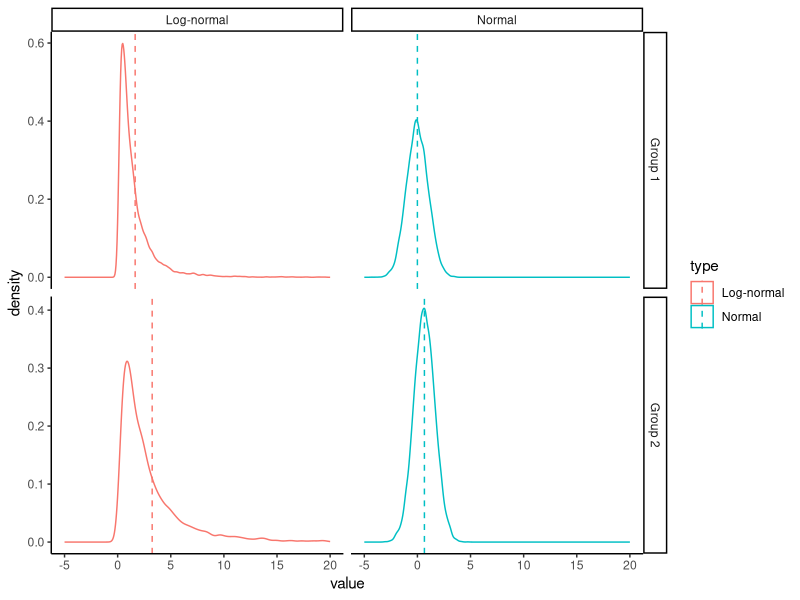
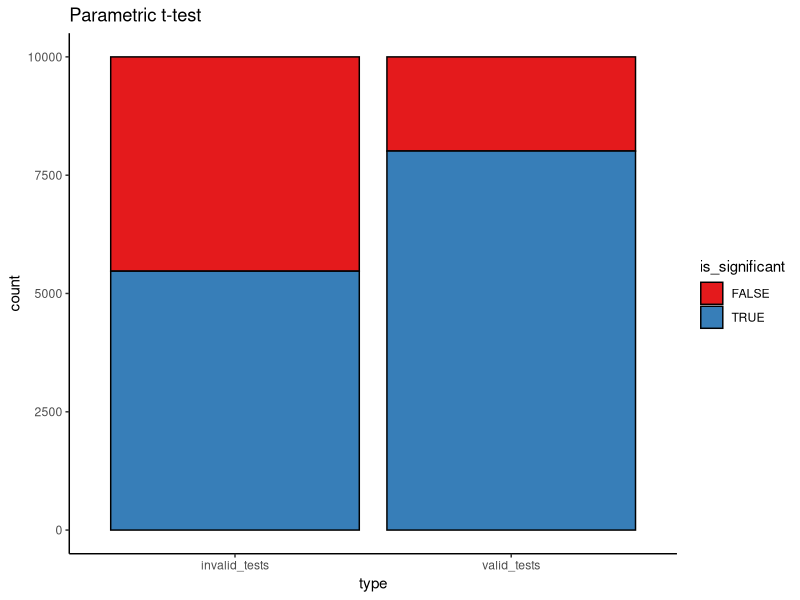
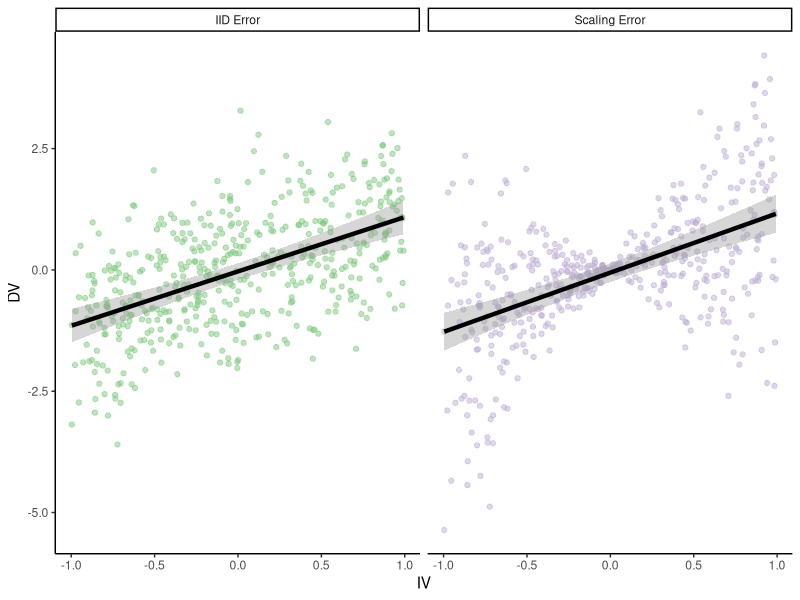
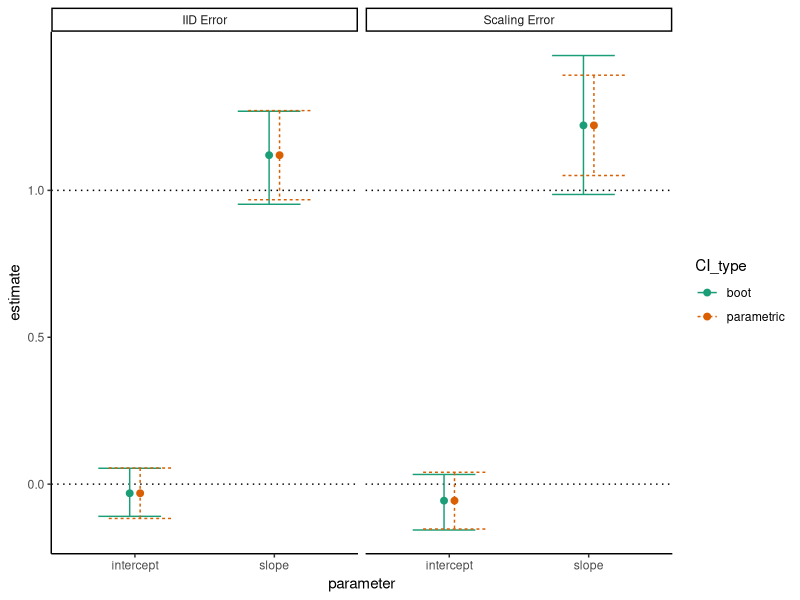
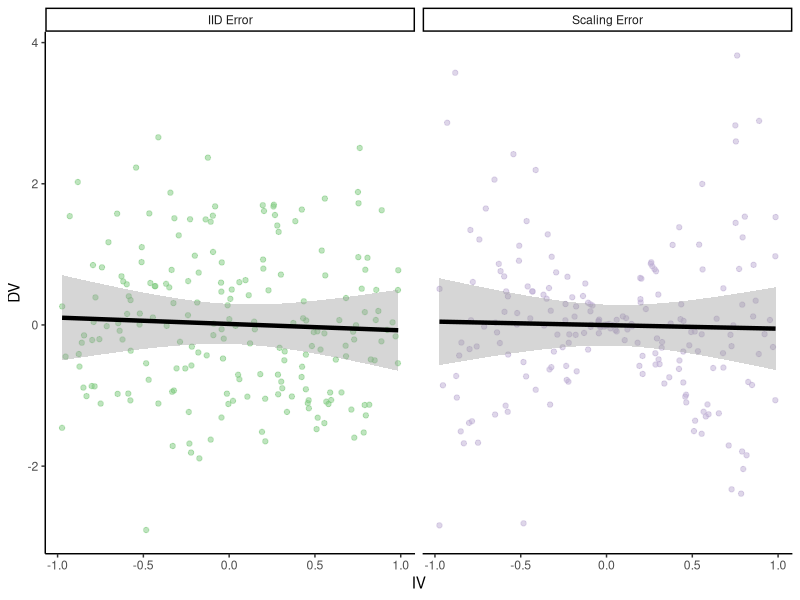
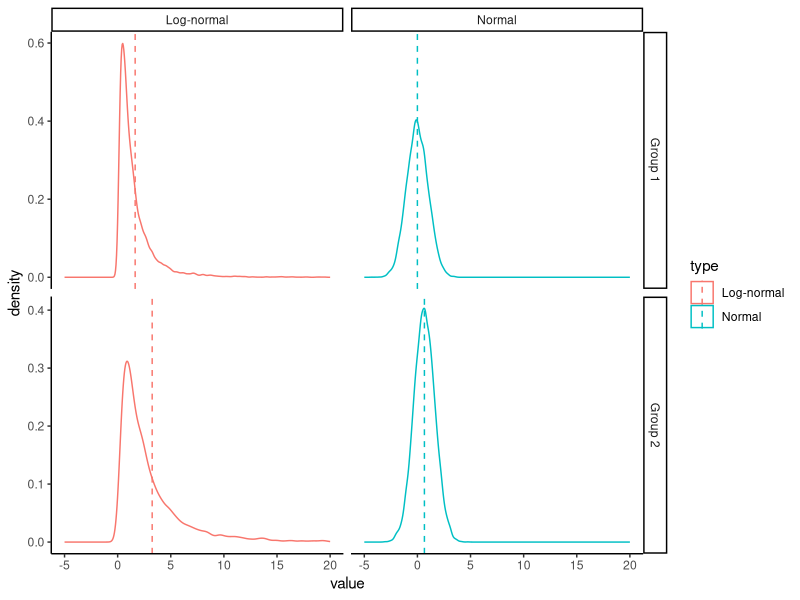
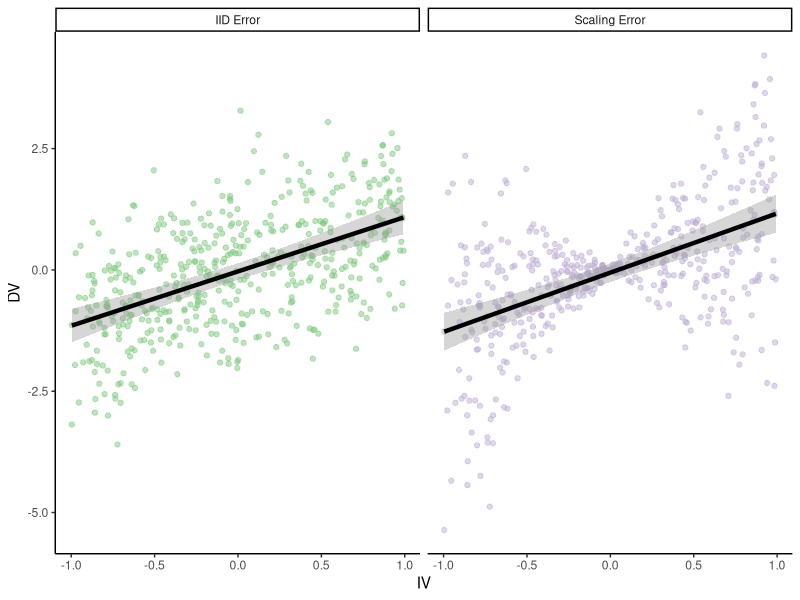
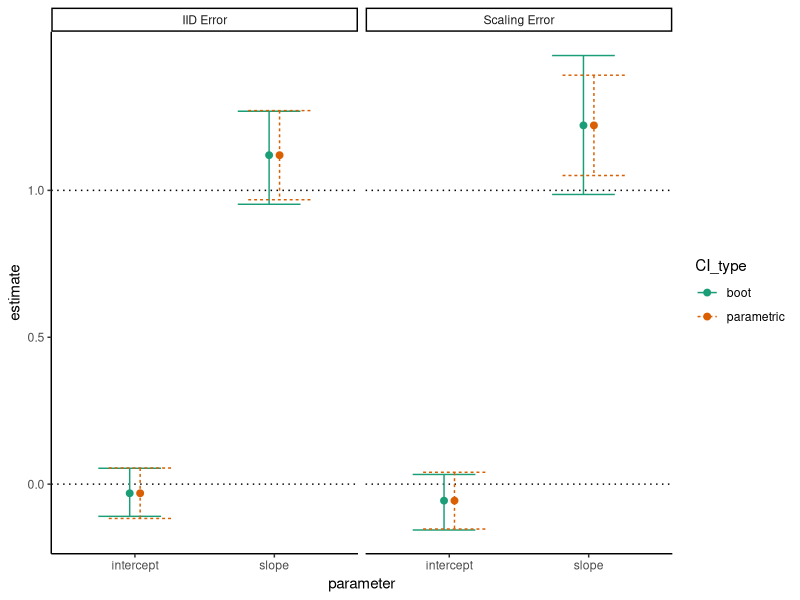

Source code (R) for these figures, in order: (Note: a time limit stopped this script after it produced the figures.)
## ---- chunk 1
library(tidyverse)
library(boot)
## ---- chunk 2
theme_set(theme_classic())
## ---- chunk 3
parametric_plotting_data = data.frame(group = rep(rep(c("Group 1", "Group 2"), each=10000), 2),
                                      type = rep(c("Normal", "Log-normal"), each=20000),
                                      value = c(rnorm(10000, 0, 1),  # normal 1
                                                rnorm(10000, 0.66, 1),  # normal 2
                                                exp(rnorm(10000, 0, 1)),  # Non-normal 1
                                                exp(rnorm(10000, 0.66, 1))))  # Non-normal 2

## ---- chunk 4
ggplot(parametric_plotting_data, aes(x=value, color=type)) +
  geom_density() +
  geom_vline(data=parametric_plotting_data %>%
               group_by(group, type) %>%
               summarize(mean_value = mean(value), sd_value = sd(value)),
             aes(xintercept=mean_value, color=type), linetype=2) +
  xlim(-5, 20) +
  facet_grid(group ~ type, scales="free")
## ---- chunk 5
ggsave("figures/log_normal_dists.png", width=5, height=4)
## ---- chunk 6
gen_data_and_test = function(num_observations_per) {
x = rnorm(num_observations_per, 0, 1.1)
y = rnorm(num_observations_per, 1, 1.1)

pnormal = t.test(x, y)$p.value

# what if the data are log-normally distributed?
x = exp(rnorm(num_observations_per, 0, 1.1))
y = exp(rnorm(num_observations_per, 1, 1.1))

pnotnormal = t.test(x, y)$p.value 
return(c(pnormal, pnotnormal))
}

parametric_issues_demo = function(num_tests, num_observations_per) {
  replicate(num_tests, gen_data_and_test(num_observations_per))
}
## ---- chunk 7
set.seed(0) # ensures we get the same results each time we run it

num_tests = 10000 # how many datasets to generate/tests to run
num_observations_per = 20 # how many obsservations in each dataset

parametric_issues_results = parametric_issues_demo(num_tests=num_tests, 
                                                   num_observations_per=num_observations_per)




parametric_issues_d = data.frame(valid_tests = parametric_issues_results[1,],
                                 invalid_tests = parametric_issues_results[2,],
                                 iteration=1:num_tests) %>%
  gather(type, p_value, contains("tests")) %>%
  mutate(is_significant = p_value < 0.05)

# Number significant results with normally distributed data
sum(parametric_issues_results[1,] < 0.05)

# number of significant results with log-normally distributed data
sum(parametric_issues_results[2,] < 0.05)
## ---- chunk 8
ggplot(parametric_issues_d, aes(x=type, fill=is_significant)) +
  geom_bar(stat="count", color="black") +
  scale_fill_brewer(palette="Set1") +
  labs(title="Parametric t-test")
## ---- chunk 9
boot_mean_diff_test = function(x, y) {
  boot_iterate = function(x, y) {
    x_samp = sample(x, 
                    length(x), 
                    replace=T)
    y_samp = sample(y, 
                    length(y), 
                    replace=T)
    mean_diff = mean(y_samp) - mean(x_samp)
    return(mean_diff)
  }
  boots = replicate(100, boot_iterate(x, y))
  quants = quantile(boots, probs=c(0.025, 0.925))
  return(sign(quants[1]) == sign(quants[2]))

}
## ---- chunk 10
gen_data_and_boot_test = function(num_observations_per) {
x = rnorm(num_observations_per, 0, 1.1)
y = rnorm(num_observations_per, 1, 1.1)

pnormal = boot_mean_diff_test(x, y)

# what if the data are log-normally distributed?
x = exp(rnorm(num_observations_per, 0, 1.1))
y = exp(rnorm(num_observations_per, 1, 1.1))

pnotnormal = boot_mean_diff_test(x, y)
return(c(pnormal, pnotnormal))
}

boot_results = replicate(num_tests, gen_data_and_boot_test(num_observations_per))
sum(boot_results[1,])
sum(boot_results[2,])
## ---- chunk 11
num_points = 500
true_intercept = 0
true_slope = 1.
set.seed(0)
parametric_ci_data = data.frame(IV = rep(runif(num_points,  -1, 1), 2),
                                type = rep(c("IID Error", "Scaling Error"), each=num_points),
                                error = rep(rnorm(num_points, 0, 1), 2)) %>%
  mutate(DV = ifelse(
    type == "IID Error",
    true_slope*IV + error,
    true_slope*IV + 2*abs(IV)*error)) # error increases proportional to distance from 0 on the IV

## ---- chunk 12
ggplot(parametric_ci_data,
       aes(x=IV, y=DV, color=type)) +
  geom_point(alpha=0.5) +
  geom_smooth(method="lm", se=T, color="black", 
              size=1.5, level=0.9999) + # inflating the confidence bands a bit
                                       # to show their distribution is similar
  scale_color_brewer(palette="Accent") +
  facet_wrap(~type) +
  guides(color=F)
## ---- chunk 13
ggsave("figures/error_dist_non_null.png", width=5, height=3)
## ---- chunk 14
summary(lm(DV ~ IV, parametric_ci_data %>% filter(type=="IID Error")))
summary(lm(DV ~ IV, parametric_ci_data %>% filter(type=="Scaling Error")))
## ---- chunk 15
ex2_lm_bootstrap_CIs = function(data, R=1000) {
  lm_results = summary(lm(DV ~ IV, data=data))$coefficients
  bootstrap_coefficients = function(data, indices) {
    linear_model = lm(DV ~ IV, 
                      data=data[indices,]) # will select a bootstrap sample of the data
    return(linear_model$coefficients)
  }

  boot_results = boot(data=data,
                      statistic=bootstrap_coefficients,
                      R=R)
  boot_intercept_CI = boot.ci(boot_results, index=1, type="bca")
  boot_slope_CI = boot.ci(boot_results, index=2, type="bca")
  return(data.frame(intercept_estimate=lm_results[1, 1],
                    intercept_SE=lm_results[1,2],
                    slope_estimate=lm_results[2, 1],
                    slope_SE=lm_results[2,2],
                    intercept_boot_CI_low=boot_intercept_CI$bca[4],
                    intercept_boot_CI_hi=boot_intercept_CI$bca[5],
                    slope_boot_CI_low=boot_slope_CI$bca[4],
                    slope_boot_CI_hi=boot_slope_CI$bca[5]))
}
## ---- chunk 16
set.seed(0) # for bootstraps
coefficient_CI_data = parametric_ci_data %>%
  group_by(type) %>%
  do(ex2_lm_bootstrap_CIs(.)) %>%
  ungroup() 
## ---- chunk 17
coefficient_CI_data = coefficient_CI_data %>%
  gather(variable, value, -type) %>%
  separate(variable, c("parameter", "measurement"), extra="merge") %>%
  spread(measurement, value) %>%
  mutate(parametric_CI_low=estimate-1.96*SE,
         parametric_CI_hi=estimate+1.96*SE) %>%
  gather(CI_type, value, contains("CI")) %>%
  separate(CI_type, c("CI_type", "high_or_low"), extra="merge") %>%
  spread(high_or_low, value)
## ---- chunk 18
ggplot(data=coefficient_CI_data, aes(x=parameter, color=CI_type, y=estimate, ymin=CI_low, ymax=CI_hi, linetype=CI_type)) +
  geom_hline(data=data.frame(parameter=c("intercept", "slope"),
                             estimate=c(true_intercept, true_slope)), 
             mapping=aes(yintercept=estimate),
             linetype=3) +
  geom_point(size=2, position=position_dodge(width=0.15)) +
  geom_errorbar(position=position_dodge(width=0.15)) +
  facet_grid(~type) + 
  scale_y_continuous(breaks=c(0, 0.5, 1)) +
  scale_color_brewer(palette="Dark2")
## ---- chunk 19
ggsave("figures/error_dist_CI_example.png", width=5, height=3)
## ---- chunk 20
num_points = 200
true_intercept = 0
true_slope = 0.
set.seed(0)
parametric_ci_data = data.frame(IV = rep(runif(num_points,  -1, 1), 2),
                                type = rep(c("IID Error", "Scaling Error"), each=num_points),
                                error = rep(rnorm(num_points, 0, 1), 2)) %>%
  mutate(DV = ifelse(
    type == "IID Error",
    true_slope*IV + error,
    true_slope*IV + 2*abs(IV)*error)) # error increases proportional to distance from 0 on the IV

## ---- chunk 21
ggplot(parametric_ci_data,
       aes(x=IV, y=DV, color=type)) +
  geom_point(alpha=0.5) +
  geom_smooth(method="lm", se=T, color="black", 
              size=1.5, level=0.9999) + # inflating the confidence bands a bit
                                       # to show their distribution is similar
  scale_color_brewer(palette="Accent") +
  facet_wrap(~type) +
  guides(color=F)
## ---- chunk 22
ggsave("figures/error_dist_null.png", width=5, height=3)
## ---- chunk 23
error_dist_null_sample = function(num_points) {
  true_intercept = 0
  true_slope = 0
  # We'll sample only for the scaling error case, we know IID works 
  this_data = data.frame(IV = runif(num_points,  -1, 1),
                         error = rnorm(num_points, 0, 1)) %>%
    mutate(DV = true_slope*IV + 2*abs(IV)*error) # error increases proportional to distance from 0 on the IV

  coefficient_CI_data = ex2_lm_bootstrap_CIs(this_data,
                                             R=500) # take fewer bootstrap samples, to speed things up
  
  coefficient_CI_data = coefficient_CI_data %>%
    gather(variable, value) %>%
    separate(variable, c("parameter", "measurement"), extra="merge") %>%
    spread(measurement, value) %>%
    mutate(parametric_CI_low=estimate-1.96*SE,
           parametric_CI_hi=estimate+1.96*SE) %>%
    gather(CI_type, value, contains("CI")) %>%
    separate(CI_type, c("CI_type", "high_or_low"), extra="merge") %>%
    spread(high_or_low, value) %>%
    mutate(significant = sign(CI_hi) == sign(CI_low)) %>%
    select(parameter, CI_type, significant)
  return(list(coefficient_CI_data))
}
## ---- chunk 24
num_simulations = 500
num_points = 200
set.seed(0)
noise_dist_simulation_results = replicate(num_simulations, error_dist_null_sample(num_points)) %>%
  bind_rows()
## ---- chunk 25
ggplot(noise_dist_simulation_results, aes(x=CI_type, fill=significant)) +
  geom_bar(stat="count", color="black") +
  scale_fill_brewer(palette="Set1", direction=-1) + 
  facet_wrap(~parameter) +
  scale_y_continuous(breaks=c(0, 0.05*num_simulations, num_simulations),
                     labels=c("0%", expression(Nominal ~ alpha), "100%")) +
  labs(x="CI Type",
       y="Proportion significant") +
  geom_hline(yintercept=0.05*num_simulations, linetype=2)
## ---- chunk 26
ggsave("figures/error_dist_proportion_significant.png", width=5, height=3)
## ---- chunk 27
noise_dist_simulation_results %>%
  count(parameter, CI_type, significant) %>%
  mutate(prop=n/num_simulations)
## ---- chunk 28
density_similarity_conceptual_plot_data = expand.grid(x=seq(0, 4, 0.01),
                                                      y=seq(0, 4, 0.01)) %>%
  mutate(group_1 = exp(-((x-2)^2 +(y-3)^2)/8) * exp(-((x-2/y)^2 +(y-1/x)^2)/2), #These are definitely not proper distributions
         group_2 = exp(-((x)^2 +(y)^2)/8) * exp(-((x/2)^2 +(y/2-1/x)^2)/2)) %>% 
  gather(group, value, contains("group"))
  
## ---- chunk 29
ggplot(density_similarity_conceptual_plot_data,
       aes(x=x, y=y, z=value, color=group)) +
  geom_contour(size=1, bins=8) +
  scale_color_brewer(palette="Dark2") +
  facet_wrap(~group)
## ---- chunk 30
ggsave("figures/conceptual_density_plot.png", width=5, height=3)
